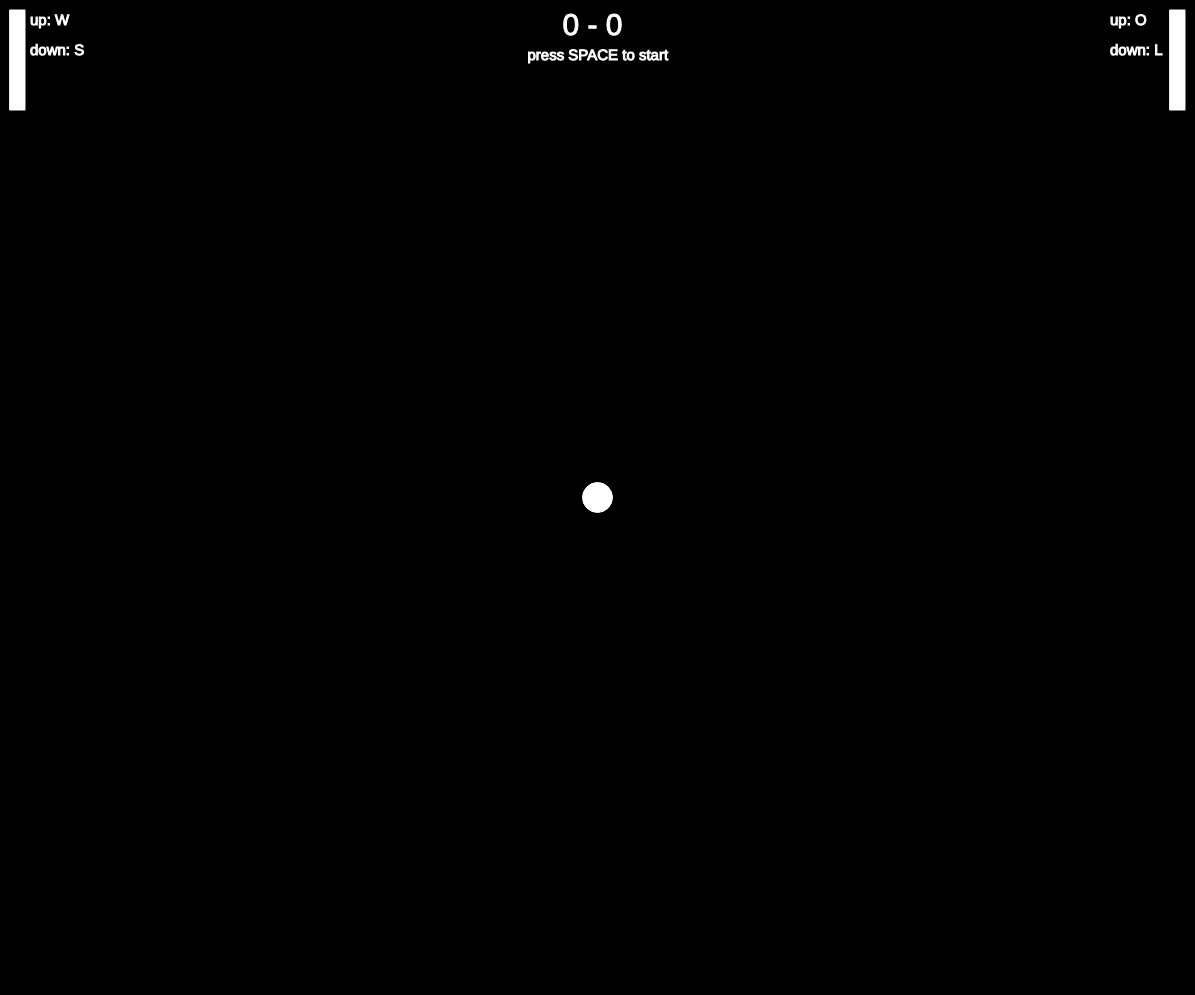
Frame 1 (no input)
Frame 60 (no input): identical to frame 1, image omitted
Frame 120 (the mouse pressed at the canvas centre since frame 60): identical to frame 1, image omitted

The p5.js sketch that drew this single still picture (run headless with seeded random() and noise() and a simulated clock; from frame 60 on, the mouse is pressed at the canvas centre):

// p5.js sketch
// ── sketch.js
let ew = 30,
    eh = 30,
    ey ,
    ex ,
    xSpeed = 8,
    ySpeed = 0;

let game = false,
    score1 = 0,
    score2 = 0,
    hint = true;

function setup() {
  createCanvas(windowWidth - 5, windowHeight - 5);
  ex = width/2;
  ey=height/2;
  background(0);
}

let rectH = 100,
  rectW = 15,
  r1Y = 10,
  r2Y = 10;

let w = false,
    s = false,
    o = false,
    l = false;

function draw() {
  background(0);
  if(w && r1Y>0) r1Y -= 8;
  if(s && r1Y<height-rectH) r1Y += 8;
  if(o && r2Y>0)  r2Y -= 8;
  if(l && r2Y<height-rectH) r2Y += 8;
  if(game){
    ex += xSpeed;
    ey += ySpeed;
    if(ex>width-(10+rectW+ew/2) && ey<r2Y+rectH+eh-5 && ey>r2Y-eh+5){
      xSpeed = -random(6,23);
      ySpeed = random(-7,7);
    }else if(ex<10+rectW+ew/2 && ey<r1Y+rectH+eh-5 && ey>r1Y-eh+5){
      xSpeed = random(6,23);
      ySpeed = random(-7,7);
    }else if(ex>width-20){
      // player 1 scored
      game = false;
      ex = width/2;
      ey=height/2;
      score1++;
      hint = true;
    }else if(ex<20){
      // player 2 scored
      game = false;
      ex = width/2;
      ey=height/2;
      score2 ++;
      hint = true;
    }

    if(ey<ew/2+5){
      ySpeed *=-1;
    }else if(ey>height-(ew/2)){
      ySpeed *=-1;
    }
  }


  stroke(255);
  fill(255);
  if(hint){
    textSize(15);
    text("press SPACE to start",width/2-70,60);
    text("up: W",30,r1Y+15);
    text("down: S",30,r1Y+45);
    text("up: O",width-(70+rectW),r2Y+15);
    text("down: L",width-(70+rectW),r2Y+45);
  }
  textSize(30);
  text(score1+" - "+score2,width/2-35,35);
  ellipse(ex,ey,ew,eh);
  rect(width-10-rectW,r2Y,rectW,rectH);
  rect(10, r1Y, rectW, rectH);
  epx = ex;
  epy = ey;
}

function keyPressed(){
  if(key == "w")  w = true;
  if(key == "s")  s = true;
  if(key == "o")  o = true;
  if(key == "l")  l = true;
  if(key == " "){
    if(!game){
      if((score1 + score2) % 2 == 0){
        xSpeed = 5;
      }else{
        xSpeed = -5;
      }
      ySpeed = 0;
      game = true;
      hint = false;
    }
  }
}

function keyReleased(){
    if(key == "w")  w = false;
    if(key == "s")  s = false;
    if(key == "o")  o = false;
    if(key == "l")  l = false;
}
